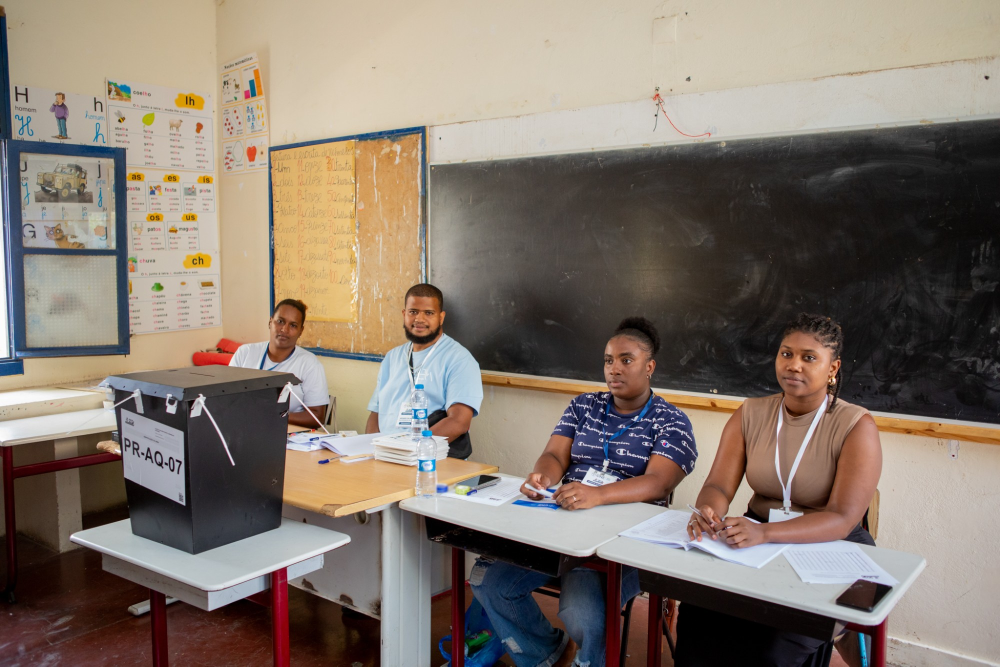
#> input picture comunicado_regras/novos_src/v2src/foto_13.jpg, 2000 x 1333 px, found by its file name (shown at 1/2 size)
$ python prep_v1fotos.py autoriza.jpg
#> lines starting #> are read from the running program, lines starting #| are printed output that depends on the picture; after the words box and inside, x2 and y2 are one past the last pixel; in counts of white or black regions, pixels touching at a corner belong together
### comunicado_regras/novos_src/v2src/prep_fotos.py
# Fotos novas do V2 (s13, s38, suplentes): rótulos/crachás desfocados + tratamento A (azul) ou B (claro)
import numpy as np
from PIL import Image, ImageFilter
D='motion/v2/'
import sys as _s; _s.path.insert(0,'v1src')
from textblur import textblur, TB
def blur(im,boxes):
    # rótulo "em branco": pinta a área com a cor clara do próprio papel e suaviza a borda (sem texto legível, sem retângulo duro)
    import numpy as np
    from PIL import ImageDraw
    for b in boxes:
        Q=None
        if isinstance(b[0],tuple): Q=b; xs=[q[0] for q in Q]; ys=[q[1] for q in Q]; b=(min(xs),min(ys),max(xs),max(ys))
        x0,y0,x1,y1=b; a=np.asarray(im.crop(b)).reshape(-1,3); L=a.sum(1)
        if Q: a=a[L>=np.percentile(L,40)]; L=a.sum(1)
        col=tuple(int(v) for v in np.median(a[L>=np.percentile(L,70)],0))
        p=4; pat=Image.new('RGB',(x1-x0,y1-y0),col)
        g=im.crop(b).filter(ImageFilter.GaussianBlur(40)); pat=Image.blend(pat,g,.25)
        m=Image.new('L',pat.size,0); (ImageDraw.Draw(m).polygon([(q[0]-x0,q[1]-y0) for q in Q],fill=255) if Q else ImageDraw.Draw(m).rounded_rectangle((p,p,pat.width-p,pat.height-p),radius=6,fill=255)); m=m.filter(ImageFilter.GaussianBlur(3))
        im.paste(pat,(x0,y0),m)
#> this loop made 5 passes
#> (x0, y0, x1, y1, col) on passes 1 to 5: (235, 810, 380, 1020, (165, 168, 179)), (785, 795, 865, 860, (214, 224, 232)), (1155, 925, 1245, 980, (214, 219, 227)), (1015, 990, 1130, 1025, (198, 202, 204)), (1530, 1005, 1615, 1050, (191, 198, 212))
#> pass 1, in blur, `pat = Image.blend(pat, g, 0.25)`:
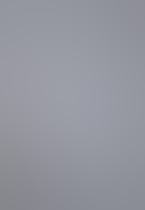
#> pat: PIL image 145x210 RGB; mean R, G, B 148, 149.6, 159.1
    return im
def washB(im):  # mesmo tratamento das fotos B do V2
    a=np.asarray(im.convert('RGB')).astype(np.float32); g=(a@[.3,.59,.11])[...,None].repeat(3,2)
    rgb=g*.55+a*.15+np.array((22,75,140))*.3
    return Image.fromarray(np.dstack([rgb.clip(0,255),np.full(a.shape[:2],.5*255)]).astype('uint8'),'RGBA')
# [4 lines left out: function tintA, not called in this run]
# s13: mesa de frente (urna e crachás desfocados); escala 1.25 -> caras em baixo, parede livre em cima
f=blur(Image.open('v2src/foto_13.jpg').convert('RGB'),[(235,810,380,1020),(785,795,865,860),(1155,925,1245,980),(1015,990,1130,1025),(1530,1005,1615,1050)])
f=f.resize((2500,1666),Image.LANCZOS).crop((290,0,2210,1280)); washB(f).save(D+'bg_13_foto1.png')
# s13 (nova foto, escolhida): sala inteira, urna e crachás desfocados; escala 1.25 -> mesa em baixo, texto livre em cima
f=textblur(Image.open('v2src/foto_13b.jpg'),TB['foto_13b'])
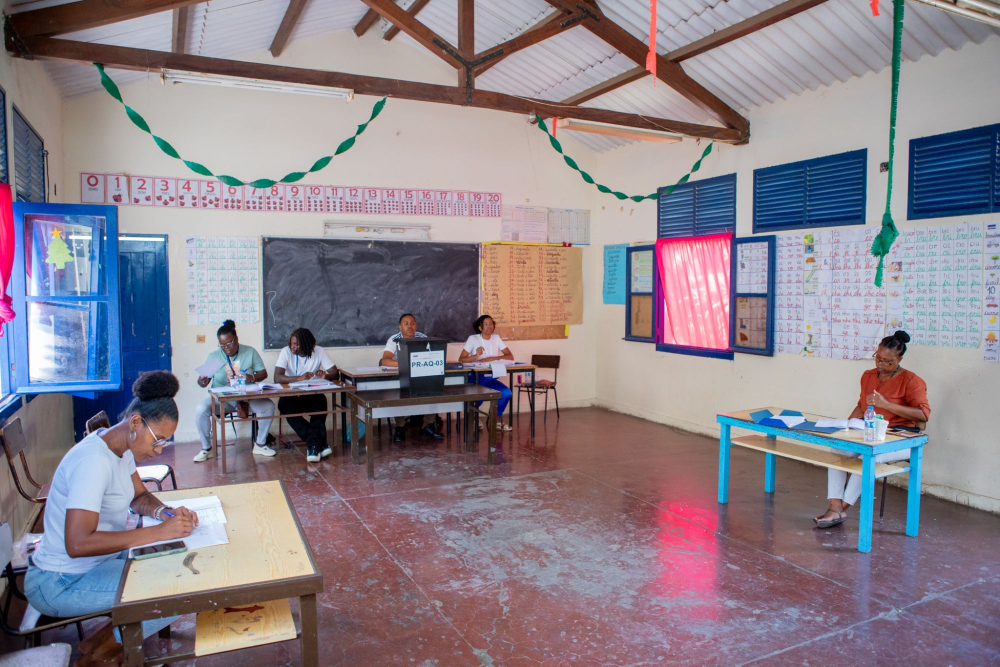
#> input picture comunicado_regras/novos_src/v2src/foto_13b.jpg, 2000 x 1333 px, found by its file name (shown at 1/2 size)
#> in textblur, im is the input picture: PIL image 2000x1333 RGB; mean R, G, B 139.3, 129.6, 139
#> the loop in textblur, `for P in polys:` made 1 pass
#> after the loop in textblur, `for P in polys:`:
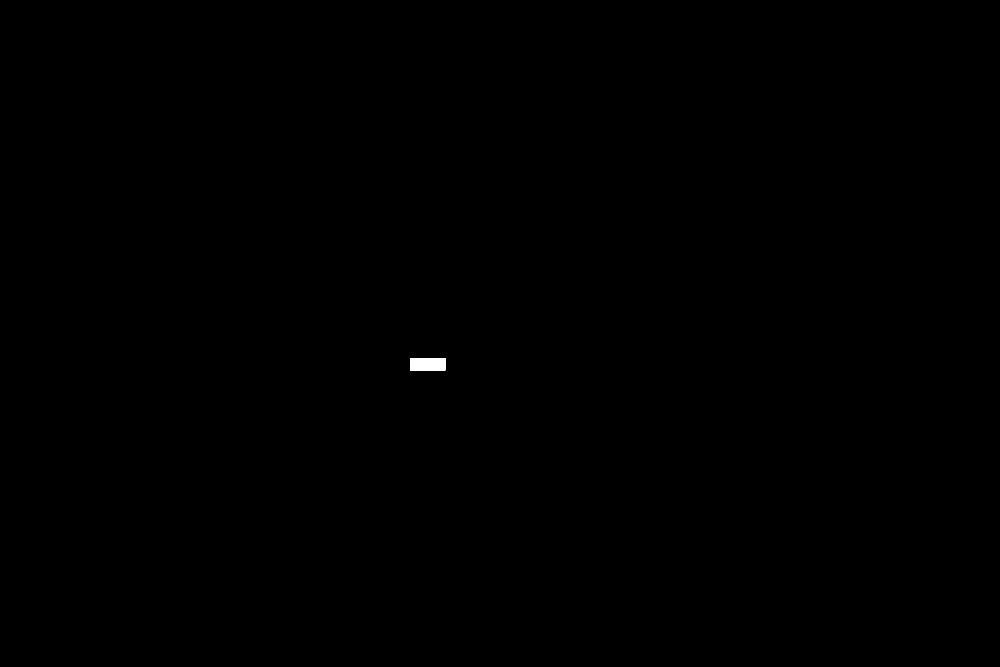
#> m: PIL image 2000x1333 L (shown at 1/2 size); 0.07% white; 1 white region, box (x1, y1, x2, y2) and area: (820, 716, 891, 741) 1775
f=f.resize((2500,1666),Image.LANCZOS).crop((400,0,2320,1280)); washB(f).save(D+'bg_13.png')
# s38: mesa a trabalhar
f=Image.open('v2src/foto_38.jpg').convert('RGB').resize((1920,1280),Image.LANCZOS); washB(f).save(D+'bg_38.png')
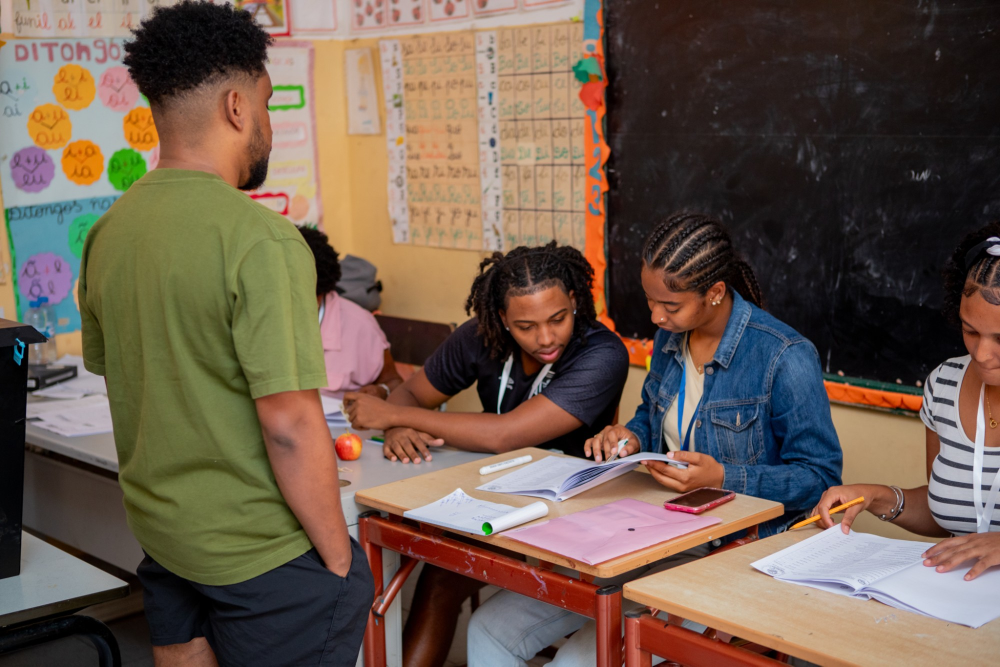
#> input picture comunicado_regras/novos_src/v2src/foto_38.jpg, 2000 x 1333 px, found by its file name (shown at 1/2 size)
#> in washB (call 3), `g = (a @ [0.3, 0.59, 0.11])[..., None].repeat(3, 2)`:
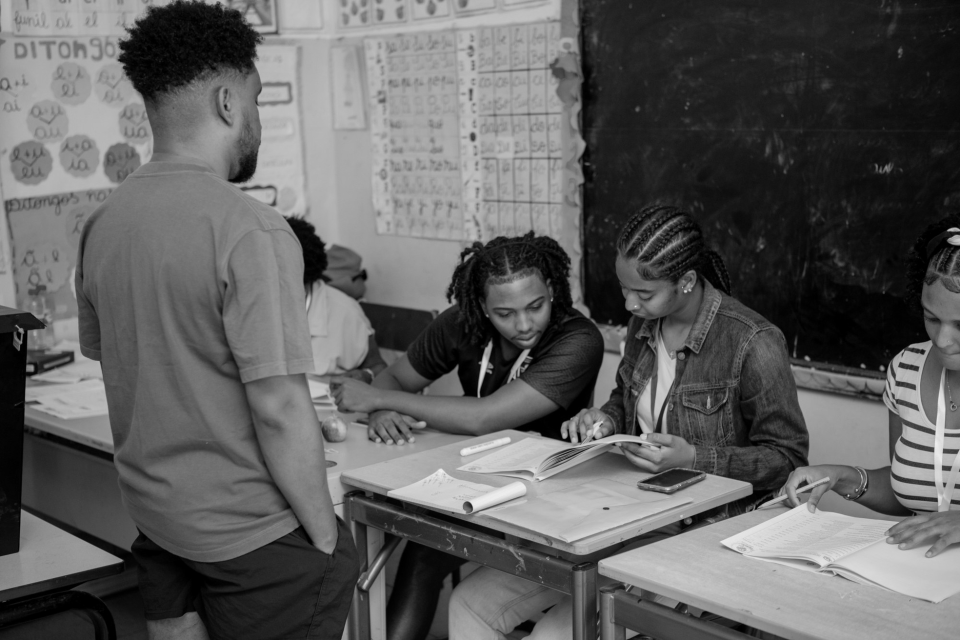
#> g: shape (1280, 1920, 3) float64 (shown at 1/2 size); min 0, max 240.2, mean 94.9
#> in washB (call 3), `rgb=g*.55+a*.15+np.array((22,75,140))*.3`:
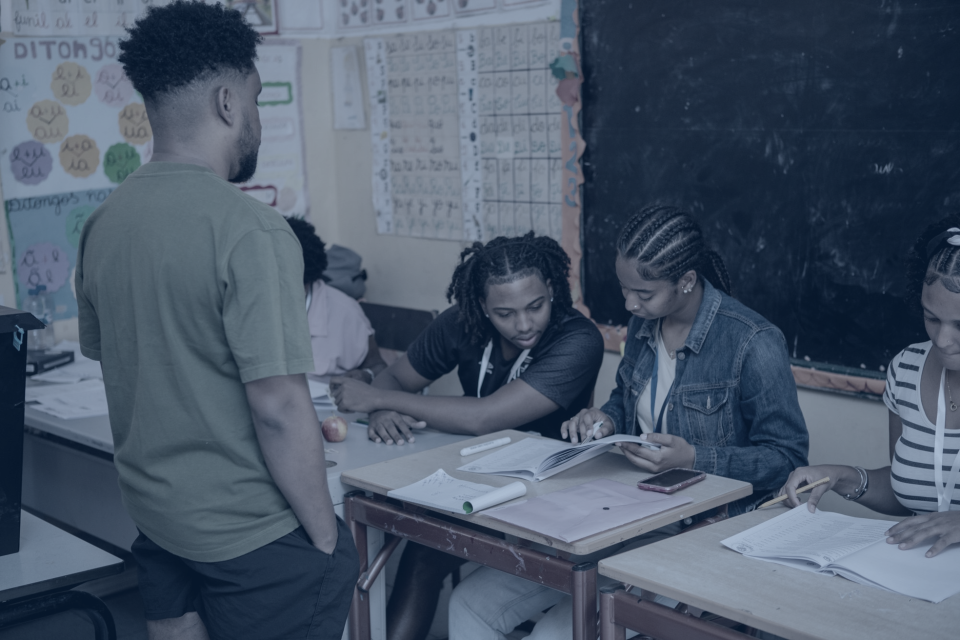
#> rgb: shape (1280, 1920, 3) float64 (shown at 1/2 size); mean R, G, B 75.1, 88.3, 105.8
#> in washB (call 3), `return Image.fromarray(np.dstack([rgb.clip(0,255),np.full(a.shape[:2],..`:
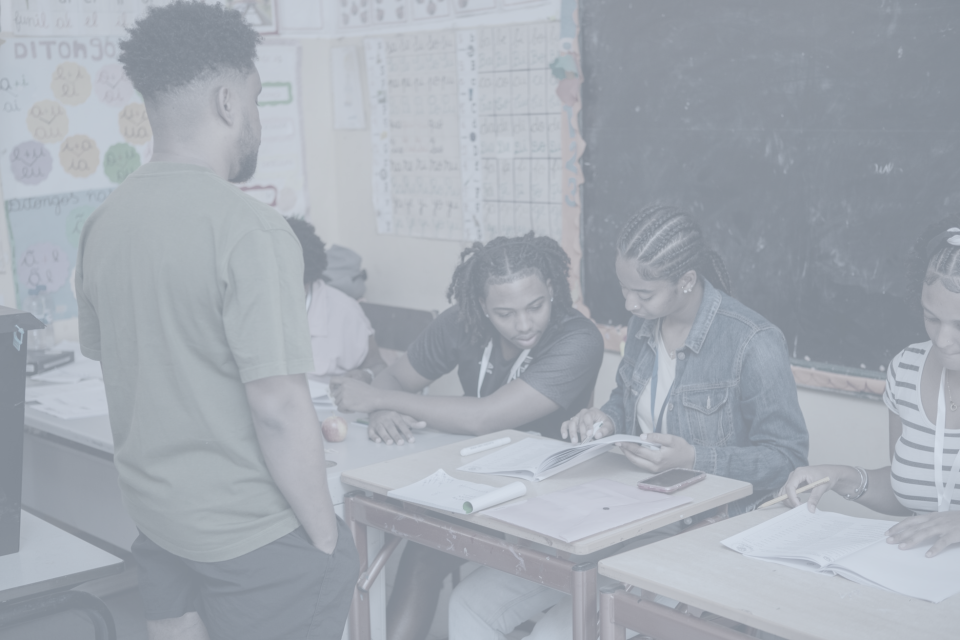
#> returned value: PIL image 1920x1280 RGBA (shown at 1/2 size); mean R, G, B, A 74.6, 87.8, 105.3, 127; transparent parts drawn white
# suplentes: sala (urna desfocada)
#> (the run stopped early here; a loop or call above may not have finished)
